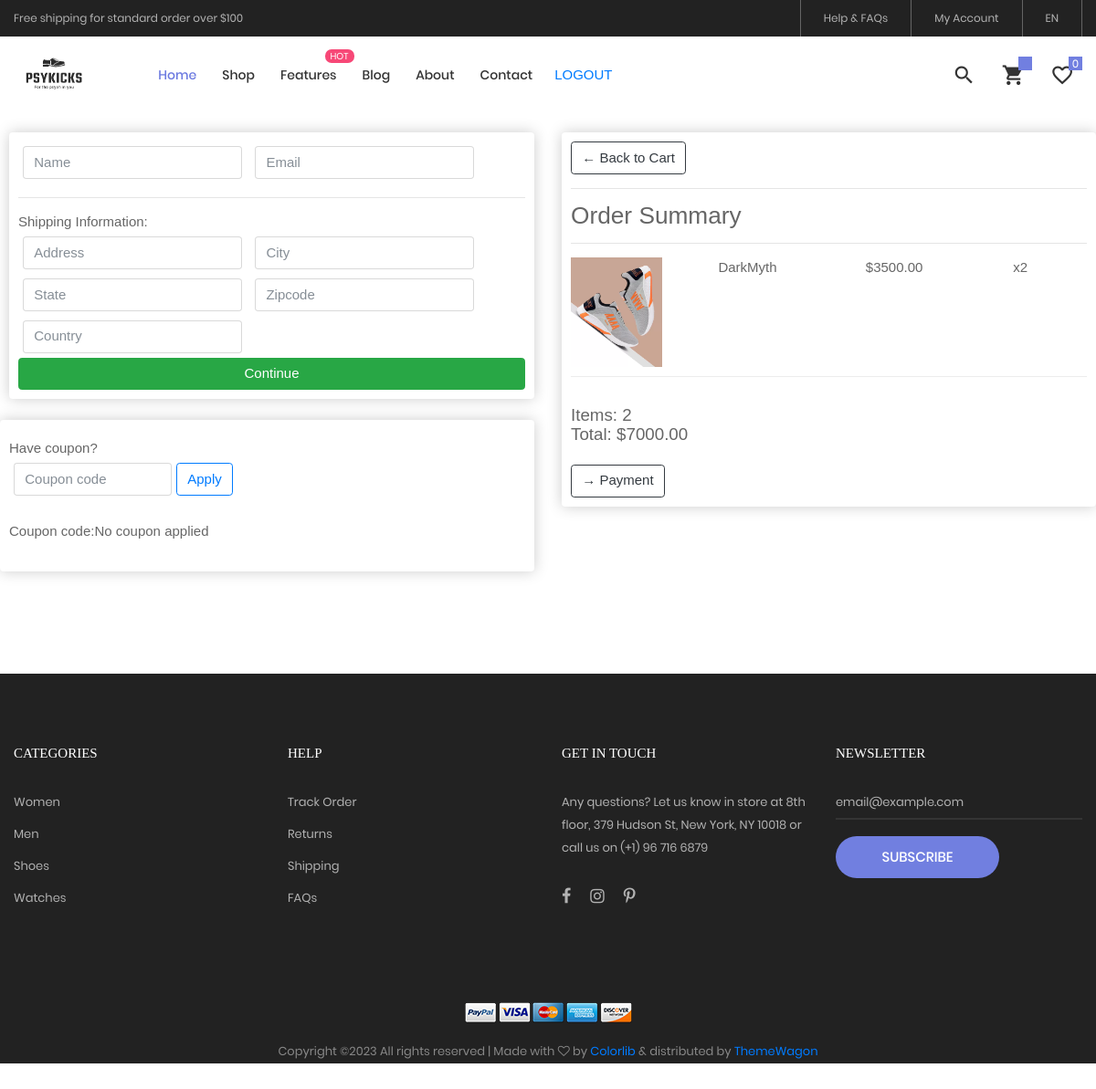
Before: /usercheckout/ (signed in) with the older database file.
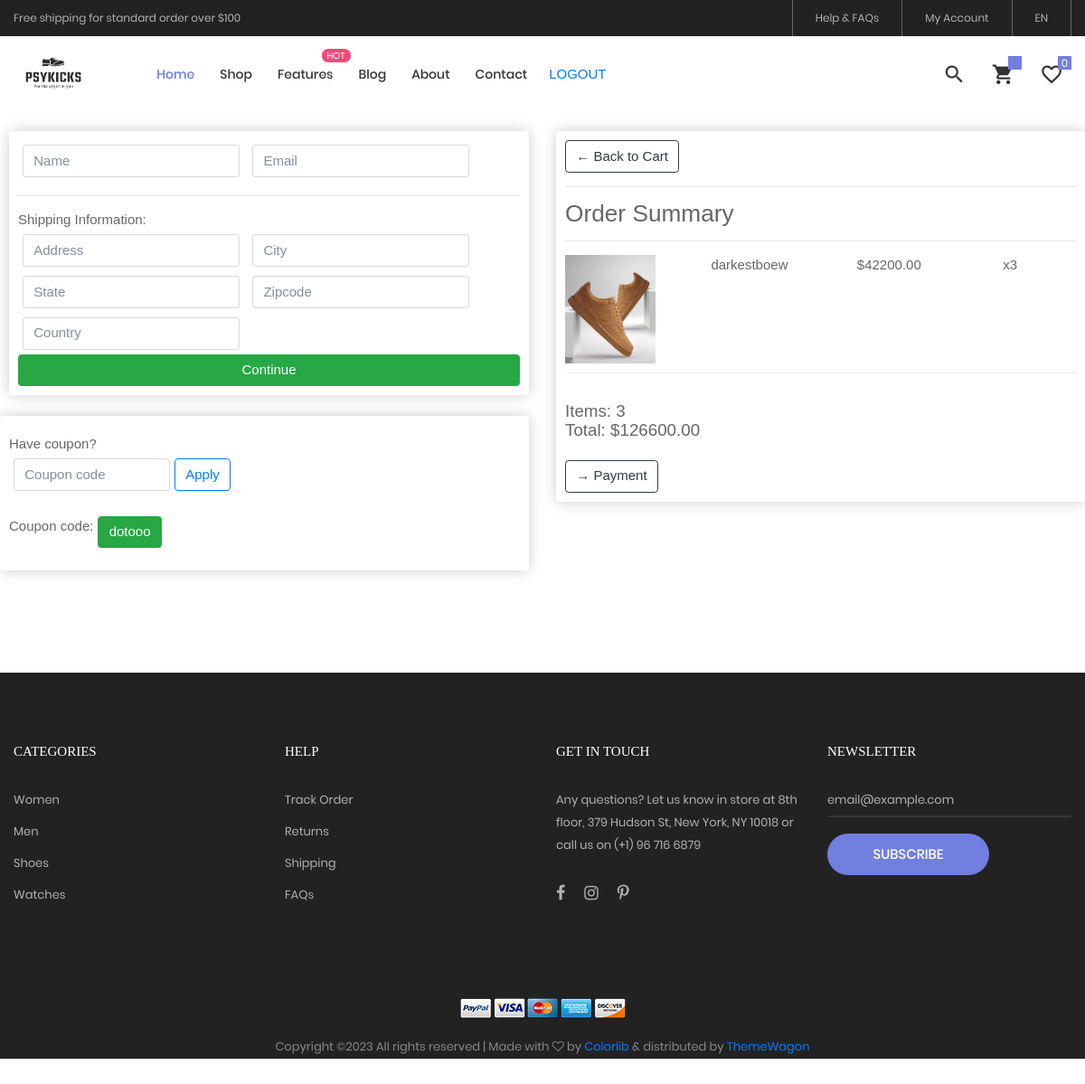
After: the same page with the newer database file.
### myapp/models.py (models this page shows, shortened)
class Cart(models.Model):
    user = models.ForeignKey(customer, on_delete=models.CASCADE)
    product = models.ForeignKey(Products, on_delete=models.CASCADE)
    quantity = models.PositiveIntegerField()
    total = models.DecimalField(max_digits=10, decimal_places=2)
    coupon = models.ForeignKey(Coupon,on_delete=models.SET_NULL,null=True, blank=True)

class Products(models.Model):
    name = models.CharField(max_length=200, unique=True)
    price = models.DecimalField(max_digits=10, decimal_places=2)
    quantity = models.PositiveIntegerField()
    category = models.ForeignKey(Category, on_delete=models.CASCADE)
    color = models.ManyToManyField(Color)
    gender = models.ForeignKey(Gender, on_delete=models.CASCADE, default=None, null=True)
    size = models.ManyToManyField(Size)
    brand = models.ForeignKey(Brand, on_delete=models.CASCADE, default=None, null=True)
    description = models.TextField(blank=True)
    digital = models.BooleanField(default=False)

class ProductImage(models.Model):
    product = models.ForeignKey(Products, on_delete=models.CASCADE,null=True, blank=True, related_name='images', default=None)
    image = models.ImageField(upload_to='products/', null=True, blank=True)

class Coupon(models.Model):
    coupon_code = models.CharField(max_length=50)
    is_expired = models.BooleanField(default=False)
    discount_price = models.IntegerField(default=100)
    minimum_amount = models.IntegerField(default=500)

### myapp/views.py (the view, shortened to what this page needs)
# urls.py: path("usercheckout/",views.usercheckout, name="usercheckout"),
def usercheckout(request):
    if customer.objects.get(username=request.session["username"]).isblocked:
        return redirect("login")
    if "username" in request.session:
        username = request.session.get("username")  # Use get() with a default value of None
        if username is None:
            return redirect("login")
        user = customer.objects.get(username=username)
        cartobj = Cart.objects.filter(user=user)
        quantsum = 0
        total_price = 0
        for item in cartobj:
            quantsum += item.quantity
            total_price += item.product.price * item.quantity
        coupon = request.POST.get("coupon")
        coupon_obj = Coupon.objects.filter(coupon_code=coupon).first()
        context = {
            "cartobj": cartobj,
            "quantsum": quantsum,
            "total_price": total_price,
        }
    return render(request, "myapp/checkout.html", context)

### myapp/templates/myapp/checkout.html (shortened to what this page needs)
{% extends 'myapp/userindex.html' %}
{% load static %}
{% block content %}
<div class="row">
    <div class="col-lg-6">
        <div class="box-element" id="form-wrapper" style="margin-left:10px">
            <form id="form" method="POST">
                <div id="user-info">
                    <div class="form-field">
                        <input required class="form-control" type="text" name="username" placeholder="Name" value={{username}}>
                    </div>
                    <div class="form-field">
                        <input required class="form-control" type="email" name="email" placeholder="Email" value={{email}}>
                    </div>
                </div>
                <div id="shipping-info">
                    <hr>
                    <p>Shipping Information:</p>
                    <div class="form-field">
                        <input class="form-control" type="text" name="address" placeholder="Address" required value={{address}}>
                    </div>
                    <div class="form-field">
                        <input class="form-control" type="text" name="city" placeholder="City" required value={{city}}>
                    </div>
                    <div class="form-field">
                        <input class="form-control" type="text" name="state" placeholder="State" required value={{state}}>
                    </div>
                    <div class="form-field">
                        <input class="form-control" type="text" name="zipcode" placeholder="Zipcode" required value={{zipcode}}>
                    </div>
                    <div class="form-field">
                        <input class="form-control" type="text" name="country" placeholder="Country" required value={{country}}>
                    </div>
                </div>
                <input name="addressbutton" id="form-button" class="btn btn-success btn-block" type="submit" value="Continue">
        </div>
        <br>
        <div class="box-element" style="display:flex; flex-direction:row" >
            <label style="margin-top:10px">Have coupon? <label>
                    <div class="form-field" style="display:flex; flex-direction:row">
                        <input type="text" class="form-control" name="coupon" placeholder="Coupon code" aria-label="Coupon code">
                        <button name="couponbutton" class="btn btn-outline-primary" type="submit" id="button-addon2" style="margin-left:5px">Apply</button>
                    </div>
                    <br>
                    <div style="display:flex; flex-direction:row">
                        <label>Coupon code:</label>
                        {% if cartobj.first.coupon %}
                            <a href="{% url 'remove_coupon' cartobj.first.coupon.id %}" class="btn btn-success" style="margin-left:5px">{{ cartobj.first.coupon.coupon_code }}</a>
                        {% else %}
                            <span>No coupon applied</span>
                        {% endif %}
                    </div>
        </div>
          <br>
    </div>
    <div class="col-lg-6">
        <div class="box-element" >
            <a class="btn btn-outline-dark" href="{% url 'usercart' %}">&#x2190; Back to Cart</a>
            <hr>
            <h3>Order Summary</h3>
            <hr>
            {% for item in cartobj %}
            <div class="cart-row">
                <div style="flex:2"><img class="row-image" src="{{ item.product.images.first.image.url }}"></div>
                <div style="flex:2"><p>{{item.product.name}}</p></div>
                <div style="flex:2"><p>${{item.product.price}}</p></div>
                <div style="flex:1"><p>x{{item.quantity}}</p></div>
            </div>
            {% endfor %}
            <br>
            <h5>Items: {{quantsum}}</h5>
            <h5>Total: ${{total_price|floatformat:2}}</h5>
            <br>
                    <div>
                        <a class="btn btn-outline-dark" href="#">&#x2192;
                             Payment </a>
                    </div>
        </div>
    </div>
</div>
{% endblock content %}

Changed rows visible on the page:
removed Cart: product.images.first.image (picture), product.name "DarkMyth", product.price "3500.00", quantity "2"
added Cart: first.coupon.coupon_code "dotooo", product.images.first.image (picture), product.name "darkestboew", product.price "42200.00", quantity "3"
Other visible differences:
{{ quantsum }}: "2" → "3"
{{ total_price|floatformat:2 }}: "7000.00" → "126600.00"
text no longer shown: "No coupon applied"
